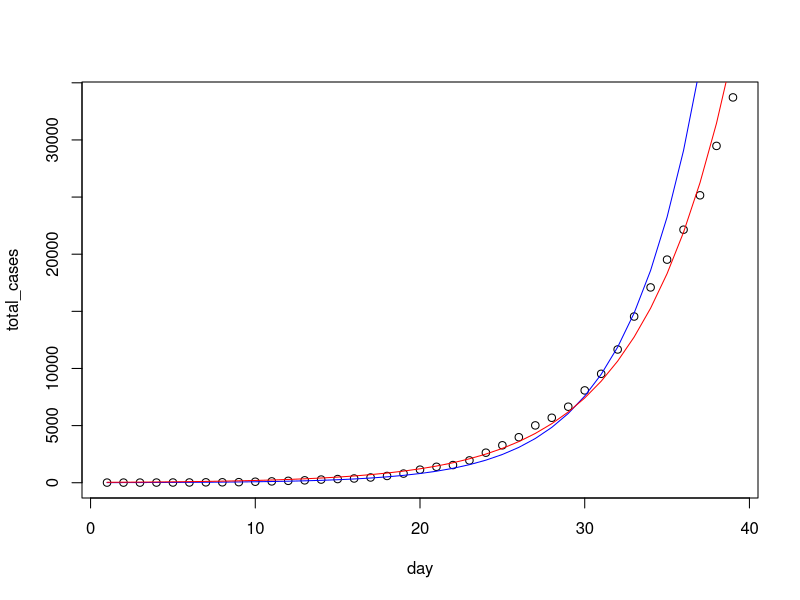

Recreate this plot in R.
##### Sheet 1 ##############################################################
############################################################################
##### Exercise 3 ###########################################################
############################################################################
# d)
cases_uk <- read.csv("Covid19_UK.csv")
plot(cases_uk)

# construct the design matrix
n <- nrow(cases_uk)
X <- cbind(rep(1, n), 1:n)

# ML-estimate
y <- log(cases_uk$total_cases)
beta_ML <- solve(t(X) %*% X) %*% t(X) %*% y
beta_ML

# compare to build-in function
lm_covid <- lm(log(total_cases) ~ day, data = cases_uk)
lm_covid$coefficients

############################################################################
# e)
glm_covid <- glm(total_cases ~ day, family = poisson(link = "log"), data = cases_uk)
glm_covid$coefficients

############################################################################
# f)
lines(exp(predict(lm_covid)), col = "blue")
lines(predict(glm_covid, type = "response"), col = "red")

# prediction after 60 days
exp(predict(lm_covid, newdata = data.frame(day = 60)))
predict(glm_covid, newdata = data.frame(day = 60), type = "response")